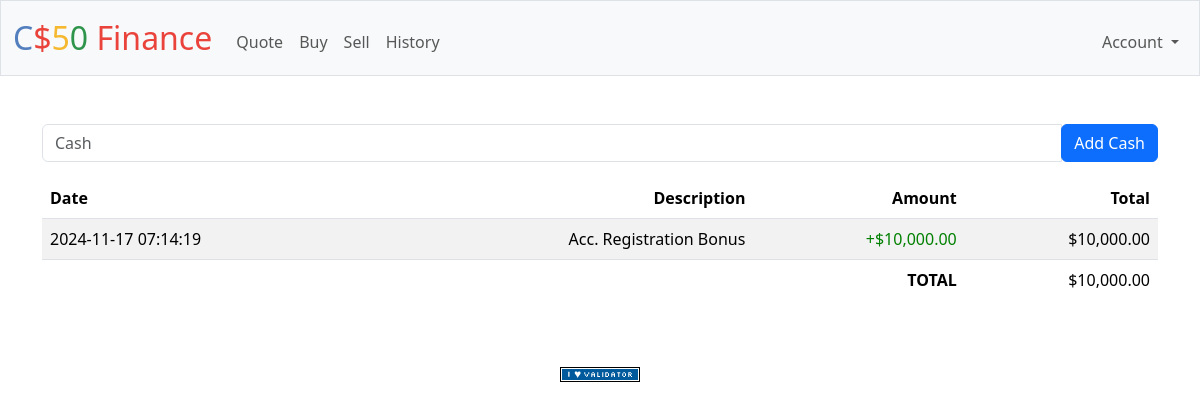
The page /cash (signed in) on the database its author committed.
### tables this page shows
CREATE TABLE cash_transactions (
  id INTEGER PRIMARY KEY AUTOINCREMENT NOT NULL, 
  user_id INTEGER NOT NULL, 
  date INTEGER NOT NULL, 
  description TEXT NOT NULL, 
  amount NUMERIC NOT NULL,
  transaction_type TEXT NOT NULL,
  FOREIGN KEY (user_id) REFERENCES users(id)
);

### app.py (the view)
@app.route("/cash", methods=["GET", "POST"])
@login_required
def cash():
    user_id = session.get("user_id")
    if request.method == "POST":
        added_cash = request.form.get("cash")
        if not added_cash:
            return apology("Missing Input", 400)
        try:
            added_cash = float(added_cash)
            if not isinstance(added_cash, float):
                return apology("Enter valid input", 400)
        except:
            return apology("Enter valid input", 400)
        if added_cash <= 0:
            return apology("Enter positive number", 400)
        try:
            try:
                cash_row = db.execute(
                    "SELECT cash FROM users WHERE id = ?",
                    user_id
                )
                current_cash = float(cash_row[0]["cash"])
            except:
                raise Exception("Cash data could not be retrieved")
            new_cash_amount = current_cash + added_cash
            try:
                db.execute(
                    "INSERT INTO cash_transactions (user_id, date, description, amount, transaction_type) VALUES (?, CURRENT_TIMESTAMP, ?, ?, ?)",
                    user_id, "Added cash to Acc.", added_cash, "deposit"
                )
            except:
                raise Exception("Cash transaction could not be recorded")
            try:
                db.execute(
                    "UPDATE users SET cash = ? WHERE id = ?",
                    new_cash_amount, user_id
                )
            except:
                raise Exception("Cash data could not be updated")
        except Exception as ex:
            return apology(ex, 400)
        flash("Cash added to account!")
        return redirect("/cash")
    else:
        try:
            results = db.execute(
                "SELECT date, description, amount, transaction_type FROM cash_transactions WHERE user_id = ?",
                user_id
            )
        except:
            return apology("Could not access database at this time", 400)
        if not results:
            return render_template("cash.html")
        rows = []
        running_total = 0
        for result in results:
            if result["transaction_type"] == "deposit":
                running_total = running_total + result["amount"]
            else:
                running_total = running_total - result["amount"]
            row = {"date": result["date"], "description": result["description"], "amount": result["amount"],
                   "running_total": running_total, "transaction_type": result["transaction_type"]}
            rows.append(row)
        return render_template("cash.html", rows=rows, grand_total=running_total)

### app.py (called while the page is built)
@app.after_request
def after_request(response):
    response.headers["Cache-Control"] = "no-cache, no-store, must-revalidate"
    response.headers["Expires"] = 0
    response.headers["Pragma"] = "no-cache"
    return response

### helpers.py (called while the page is built)
def login_required(f):
    @wraps(f)
    def decorated_function(*args, **kwargs):
        if session.get("user_id") is None:
            return redirect("/login")
        return f(*args, **kwargs)
    return decorated_function

def usd(value):
    return f"${value:,.2f}"

### templates/cash.html (shortened to what this page needs)
{% extends "layout.html" %}
{% block main %}
    <form action="/cash" method="post">
        <div class="input-group mb-3">
            <input autofocus class="form-control mx-auto w-auto" name="cash" placeholder="Cash" min="1" number="text">
            <div class="input-group-append">
                <button class="btn btn-primary" type="submit">Add Cash</button>
            </div>
        </div>
    </form>
    <table class="table table-striped">
        <thead>
            <tr>
                <th class="text-start">Date</th>
                <th class="text-end">Description</th>
                <th class="text-end">Amount</th>
                <th class="text-end">Total</th>
            </tr>
        </thead>
        <tbody>
            {% if rows %}
                {% for row in rows %}
                    <tr>
                        <td class="text-start">{{ row["date"] }}</td>
                        <td class="text-end">{{ row["description"] }}</td>
                        {% if row["transaction_type"] == 'deposit' %}
                            <td class="text-end buy-deposit">+{{ row["amount"] | usd }}</td>
                        {% else %}
                            <td class="text-end sell-withdrawal">-{{ row["amount"] | usd }}</td>
                        {% endif %}
                        <td class="text-end">{{ row["running_total"] | usd }}</td>
                    </tr>
                {% endfor %}
            {% endif %}
        </tbody>
        <tfoot>
            <tr>
                <td class="border-0 fw-bold text-end" colspan="3">TOTAL</td>
                <td class="border-0 w-bold text-end">{{ grand_total | usd }}</td>
            </tr>
        </tfoot>
    </table>
{% endblock %}

### static/styles.css (style rules this page uses)
.buy-deposit { color: green !important; }

### rows shown on the page
cash_transactions: date "2024-11-17 07:14:19", description "Acc. Registration Bonus", amount "$10,000.00", running_total "$10,000.00"

### other values the page prints
{{ grand_total | usd }} "$10,000.00"
